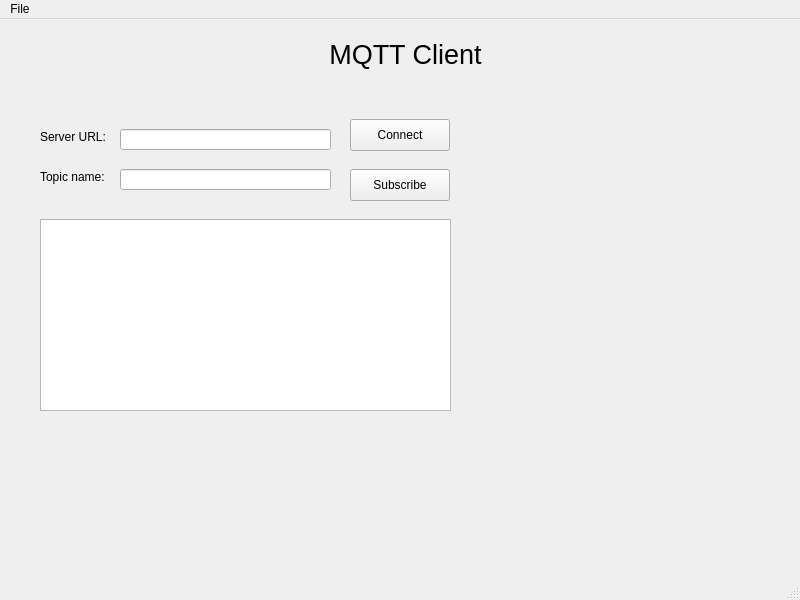
<?xml version="1.0" encoding="UTF-8"?>
<ui version="4.0">
 <class>MainWindow</class>
 <widget class="QMainWindow" name="MainWindow">
  <property name="geometry">
   <rect>
    <x>0</x>
    <y>0</y>
    <width>800</width>
    <height>600</height>
   </rect>
  </property>
  <property name="windowTitle">
   <string>MainWindow</string>
  </property>
  <widget class="QWidget" name="centralwidget">
   <widget class="QLabel" name="label_2">
    <property name="geometry">
     <rect>
      <x>10</x>
      <y>10</y>
      <width>791</width>
      <height>51</height>
     </rect>
    </property>
    <property name="font">
     <font>
      <pointsize>20</pointsize>
     </font>
    </property>
    <property name="text">
     <string>MQTT Client</string>
    </property>
    <property name="alignment">
     <set>Qt::AlignCenter</set>
    </property>
   </widget>
   <widget class="QLineEdit" name="lineEditUrl">
    <property name="geometry">
     <rect>
      <x>120</x>
      <y>110</y>
      <width>211</width>
      <height>21</height>
     </rect>
    </property>
   </widget>
   <widget class="QLabel" name="label">
    <property name="geometry">
     <rect>
      <x>40</x>
      <y>110</y>
      <width>91</width>
      <height>16</height>
     </rect>
    </property>
    <property name="text">
     <string>Server URL:</string>
    </property>
   </widget>
   <widget class="QLabel" name="label_3">
    <property name="geometry">
     <rect>
      <x>40</x>
      <y>150</y>
      <width>151</width>
      <height>16</height>
     </rect>
    </property>
    <property name="text">
     <string>Topic name:</string>
    </property>
   </widget>
   <widget class="QLineEdit" name="lineEditTopic">
    <property name="geometry">
     <rect>
      <x>120</x>
      <y>150</y>
      <width>211</width>
      <height>21</height>
     </rect>
    </property>
   </widget>
   <widget class="QTextBrowser" name="textBrowserMessage">
    <property name="geometry">
     <rect>
      <x>40</x>
      <y>200</y>
      <width>411</width>
      <height>192</height>
     </rect>
    </property>
   </widget>
   <widget class="QPushButton" name="pushButtonConnect">
    <property name="geometry">
     <rect>
      <x>350</x>
      <y>100</y>
      <width>100</width>
      <height>32</height>
     </rect>
    </property>
    <property name="text">
     <string>Connect</string>
    </property>
   </widget>
   <widget class="QPushButton" name="pushButtonSubscribe">
    <property name="geometry">
     <rect>
      <x>350</x>
      <y>150</y>
      <width>100</width>
      <height>32</height>
     </rect>
    </property>
    <property name="text">
     <string>Subscribe</string>
    </property>
   </widget>
  </widget>
  <widget class="QMenuBar" name="menubar">
   <property name="geometry">
    <rect>
     <x>0</x>
     <y>0</y>
     <width>800</width>
     <height>24</height>
    </rect>
   </property>
   <widget class="QMenu" name="menufsds">
    <property name="title">
     <string>File</string>
    </property>
   </widget>
   <addaction name="menufsds"/>
  </widget>
  <widget class="QStatusBar" name="statusbar"/>
 </widget>
 <resources/>
 <connections/>
</ui>
